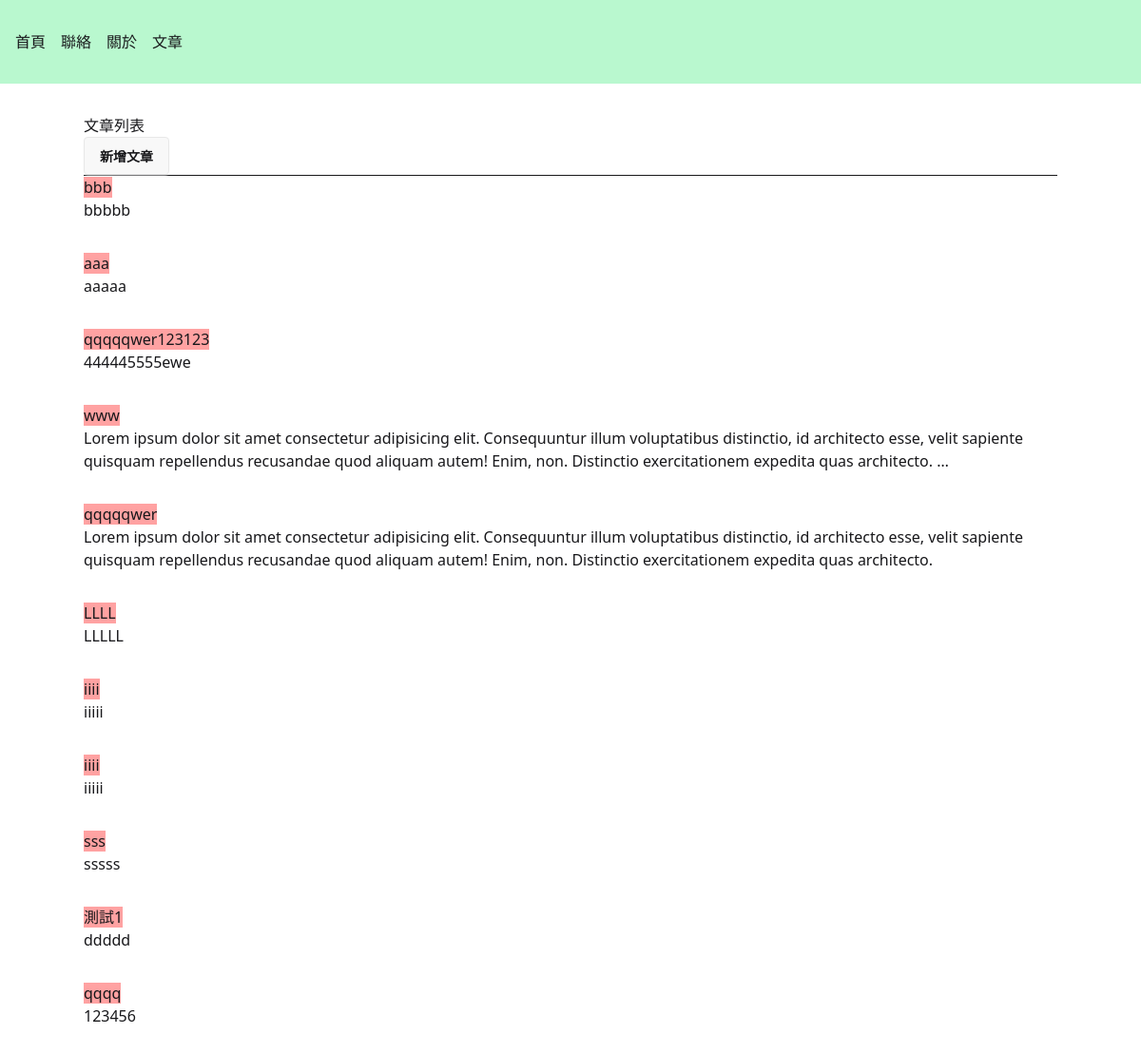
The page / on the database its author committed.
### articles/models.py (models this page shows, shortened)
class Article(models.Model):
    title = models.CharField(max_length=200, null=False)
    content = models.TextField(null=True)

### articles/views.py (the view)
# urls.py: path("", views.index, name="index"),
def index(request):
    if request.POST:
        title = request.POST['title']
        content = request.POST["content"]
        Article.objects.create(title=title, content=content)
        messages.success(request, "新增成功")
        return redirect("articles:index")
    else:
        articles = Article.objects.all().order_by("-id")
        return render(request, "articles/index.html", {"articles": articles})

### articles/templates/articles/index.html
{% extends "layouts/default.html" %}
{% block content %}
<h1>文章列表</h1>
<a href="{% url  'articles:create' %}" class="btn">新增文章</a>
<hr>
{% for article in articles %}
<article class="mb-8">
  <h2><a
        class="bg-red-300"
        href="{% url 'articles:detail' article.id %}">
        {{ article.title }}
      </a>
  </h2>
  <p>
    {{ article.content | truncatewords:30 }}
  </p>
</article>
{% endfor %}
{% endblock %}

### rows shown on the page
Article: title "bbb", content "bbbbb"
Article: title "aaa", content "aaaaa"
Article: title "qqqqqwer123123", content "444445555ewe"
Article: title "www", content "Lorem ipsum dolor sit amet consectetur adipisicing elit. Consequuntur illum voluptatibus distinctio, id architecto esse, velit sapiente quisquam repellendus recusandae quod aliquam autem! Enim, non. Distinctio exercitationem expedita quas architecto. …"
Article: title "qqqqqwer", content "Lorem ipsum dolor sit amet consectetur adipisicing elit. Consequuntur illum voluptatibus distinctio, id architecto esse, velit sapiente quisquam repellendus recusandae quod aliquam autem! Enim, non. Distinctio exercitationem expedita quas architecto."
Article: title "LLLL", content "LLLLL"
Article: title "iiii", content "iiiii"
Article: title "iiii", content "iiiii"
Article: title "sss", content "sssss"
Article: title "測試1", content "ddddd"
Article: title "qqqq", content "123456"
